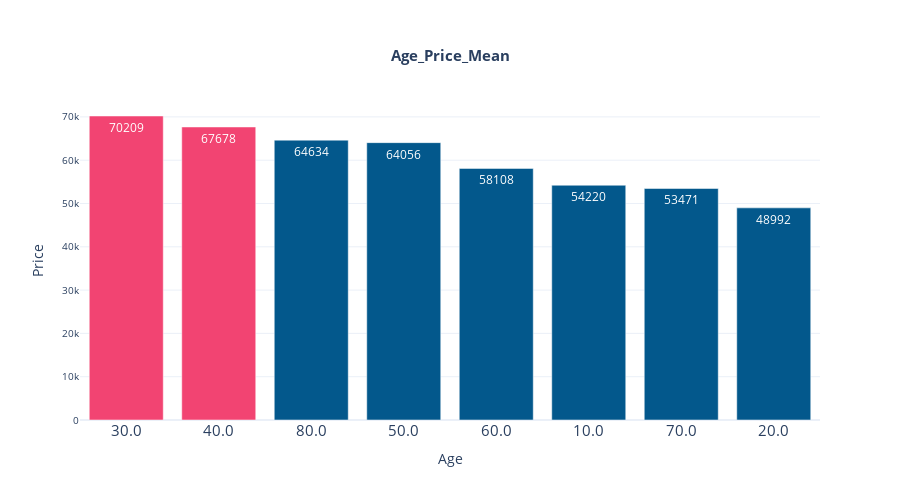

Here is the notebook cell this chart was saved with:
### Code cell
# 데이터프레임 생성
import numpy as np
import pandas as pd
# df = pd.DataFrame(np.random.rand(10, 2), columns=['A', 'B'])
colors = ['#03588C',] * 8
colors[0] = '#F24472'
colors[1] = '#F24472'
#막대그래프 그리기
import plotly.graph_objects as go
fig = go.Figure()
fig.add_trace(
    go.Bar(
        x=df_age_cnt['age'], y=df_age_cnt['price'], text=df_age_cnt['price'], textposition='auto',marker_color = colors
    )
)
fig.update_layout(
    {
        "title": {
            "text": "<b>Age_Price_Mean</b>",
            "x": 0.5,
            "y": 0.9,
            "font": {
                "size": 15
            }
        },
        "xaxis": {
            "title": "Age",
            # "showticklabels":True,
            # "tick0": "2017-01-31",
            # "dtick": "M1",
            "tickfont": {
                "size": 15               
            }
        },
        "yaxis": {
            "title": "Price",
            "tickfont": {
                "size": 10                
            }
        },
        "template":'plotly_white',
        "showlegend": False,
        "autosize":False,
        "width":900,
        "height":500
    }
)

### Figure 1 — Plotly figure (JSON) as saved in the notebook; plotly's stock layout.template omitted (floating-point values rounded to 4 significant figures)
{"data": [{"marker": {"color": ["#F24472", "#F24472", "#03588C", "#03588C", "#03588C", "#03588C", "#03588C", "#03588C"]}, "text": [70209, 67678, 64634, 64056, 58108, 54220, 53471, 48992], "textposition": "auto", "type": "bar", "x": ["30.0", "40.0", "80.0", "50.0", "60.0", "10.0", "70.0", "20.0"], "y": [70209, 67678, 64634, 64056, 58108, 54220, 53471, 48992]}], "layout": {"autosize": false, "height": 500, "showlegend": false, "title": {"font": {"size": 15}, "text": "<b>Age_Price_Mean</b>", "x": 0.5, "y": 0.9}, "width": 900, "xaxis": {"tickfont": {"size": 15}, "title": {"text": "Age"}}, "yaxis": {"tickfont": {"size": 10}, "title": {"text": "Price"}}}}
